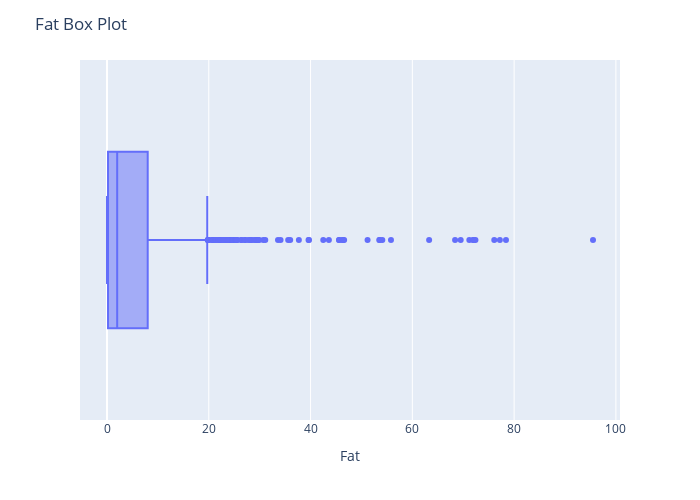

Write notebook code for a chart like this one.
### Code cell
fig = px.box(data, x = 'Fat', hover_name = 'food')
fig.update_layout(title = 'Fat Box Plot',
                  width = 700, height = 500)
fig.show()

### Figure 1 — Plotly figure (JSON) as saved in the notebook; plotly's stock layout.template omitted (floating-point values rounded to 4 significant figures; data arrays with more than 128 entries replaced by an {"elided": "..."} marker saying what was removed)
{"data": [{"alignmentgroup": "True", "hovertemplate": "<b>%{hovertext}</b><br><br>Fat=%{x}<extra></extra>", "hovertext": {"elided": "1454 str values"}, "legendgroup": "", "marker": {"color": "#636efa"}, "name": "", "notched": false, "offsetgroup": "", "orientation": "h", "showlegend": false, "type": "box", "x": {"elided": "1454 float values"}, "x0": " ", "xaxis": "x", "y0": " ", "yaxis": "y"}], "layout": {"boxmode": "group", "height": 500, "legend": {"tracegroupgap": 0}, "margin": {"t": 60}, "title": {"text": "Fat Box Plot"}, "width": 700, "xaxis": {"anchor": "y", "domain": [0, 1], "title": {"text": "Fat"}}, "yaxis": {"anchor": "x", "domain": [0, 1]}}}
